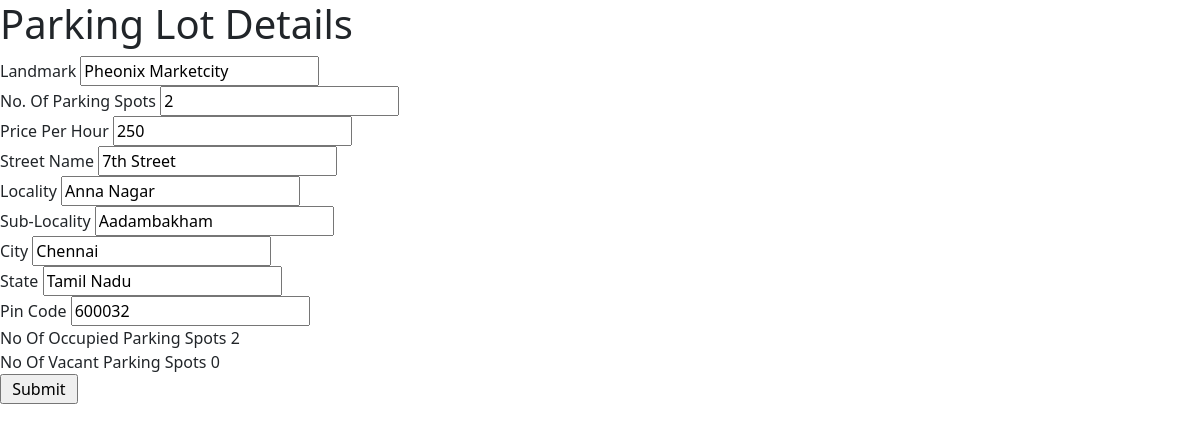
The page /admin/dashboard/action (signed in) on the database as committed earlier.
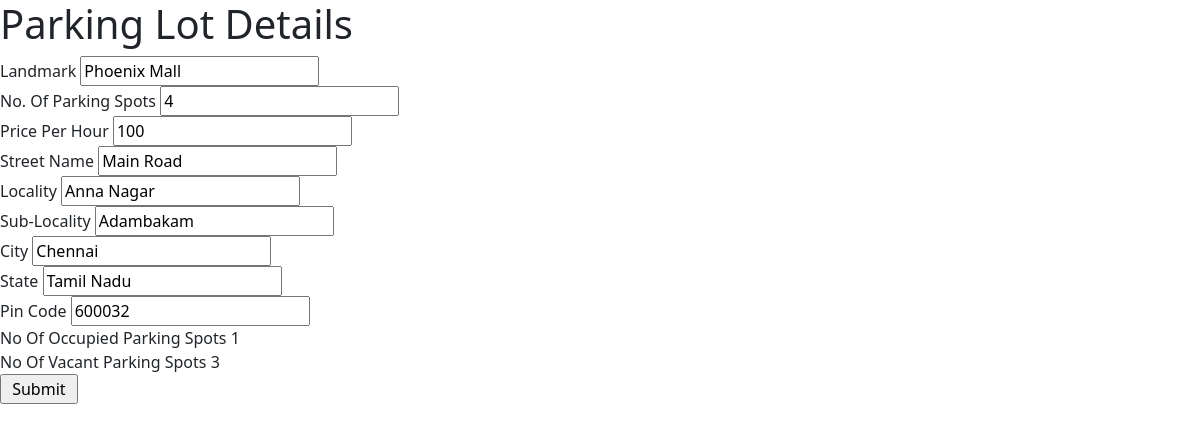
The same page on the database as committed later.
### models/parkingInfo.py (models this page shows)
class ParkingLot(db.Model) :
    __tablename__ = "parkinglot"
    id = db.Column(db.Integer, primary_key = True, autoincrement = True)
    landmark = db.Column(db.String)
    noOfParkingSpots = db.Column(db.Integer)
    pricePerHr = db.Column(db.Integer)
    addressId = db.Column(db.Integer, db.ForeignKey("address.id"))
    address = db.relationship("Address", uselist = False, backref = "parkingLot")
    parkingSpots = db.relationship("ParkingSpot", backref = "parkingLot") #parking lot and parking spot is 1 - M

### models/userInfo.py (models this page shows)
class Address(db.Model) :
    __tablename__ = "address"
    id = db.Column(db.Integer, primary_key = True, autoincrement = True)
    streetName = db.Column(db.String)
    locality = db.Column(db.String)
    subLocality = db.Column(db.String)
    city = db.Column(db.String)
    state = db.Column(db.String)
    pinCode = db.Column(db.String)

### controllers/adminDashboard.py (the view, shortened to what this page needs)
@adminbp.route("/dashboard/action", methods = ["GET", "POST"])
def parkingLotAction() :
    id = session.get("id")
    action = session.get("action")
    if id is not None :
        parkingLot = getParkingLot(id)
    else :
        address = Address(streetName = "", locality = "", subLocality = "", city = "", state = "", pinCode = "")
        parkingLot = ParkingLot(landmark = "", noOfParkingSpots = 0, pricePerHr = 0)
        parkingLot.address = address
    noOfOccupiedParkingSpots = len((db.session.execute(db.select(ParkingSpot).filter_by(status = True, parkingLotId = id)).scalars().all()))
    noOfVacantParkingSpots = len((db.session.execute(db.select(ParkingSpot).filter_by(status = False, parkingLotId = id)).scalars().all()))
    if request.method == "GET" :
        return render_template("parkingLotAction.html", action = action, pl = parkingLot, noops = noOfOccupiedParkingSpots, novps = noOfVacantParkingSpots)

### controllers/adminDashboard.py (called while the page is built)
@adminbp.before_request
def restrict() :
    if session.get("type") != "admin" :
        return redirect(url_for("general.signIn"))

def getParkingLot(id) :
    return db.session.execute(db.select(ParkingLot).filter_by(id = id)).scalars().first()

### templates/parkingLotAction.html (shortened to what this page needs)
<!DOCTYPE html>
<html>
    <head>
        <link rel = "stylesheet" href = "/static/bootstrap/css/bootstrap.min.css"/>
        <link rel = "stylesheet" href = "/static/css/style.css"/>
    </head>
    <body>
        <h1>
        </h1>
        <form method = "POST" action = "/admin/dashboard/action">
            <div>
                <label>
                    Landmark
                </label>
                <input type = "text" name = "la" value = "{{ pl.landmark }}" {% if action == "details" %} readonly {% endif %}/>
            </div>
            <div>
                <label>
                    No. Of Parking Spots
                </label>
                <input type = "text" name = "nps" value = "{{ pl.noOfParkingSpots }}" {% if action == "details" %} readonly {% endif %}/>
            </div>
            <div>
                <label>
                    Price Per Hour
                </label>
                <input type = "text" name = "pph" value = "{{ pl.pricePerHr }}" {% if action == "details" %} readonly {% endif %}/>
            </div>
            <div>
                <label>
                    Street Name
                </label>
                <input type = "text" name = "n" value = "{{ pl.address.streetName }}" {% if action == "details" %} readonly {% endif %}/>
            </div>
            <div>
                <label>
                    Locality
                </label>
                <input type = "text" name = "l" value = "{{ pl.address.locality }}" {% if action == "details" %} readonly {% endif %}/>
            </div>
            <div>
                <label>
                    Sub-Locality
                </label>
                <input type = "text" name = "sl" value = "{{ pl.address.subLocality }}" {% if action == "details" %} readonly {% endif %}/>
            </div>
            <div>
                <label>
                    City
                </label>
                <input type = "text" name = "c" value = "{{ pl.address.city }}" {% if action == "details" %} readonly {% endif %}/>
            </div>
            <div>
                <label>
                    State
                </label>
                <input type = "text" name = "s" value = "{{ pl.address.state }}" {% if action == "details" %} readonly {% endif %}/>
            </div>
            <div>
                <label>
                    Pin Code
                </label>
                <input type = "text" name = "p" value = "{{ pl.address.pinCode }}" {% if action == "details" %} readonly {% endif %}/>
            </div>
            <div>
                <label>
                    No Of Occupied Parking Spots {{ noops }}
                </label>
            </div>
            <div>
                <label>
                    No Of Vacant Parking Spots {{ novps }}
                </label>
            </div>
            <div>
                <input type = "submit" value = "{% if action == 'details' %} Back {% else %} Submit {% endif %}"/>
            </div>
        </form>
    </body>
</html>

Rows that differ between the two databases and show on the page:
changed ParkingLot: la "Pheonix Marketcity" → "Phoenix Mall"; nps "2" → "4"; pph "250" → "100"
changed Address "Anna Nagar": n "7th Street" → "Main Road"; sl "Aadambakham" → "Adambakam"
Other text that changed with them:
{{ noops }}: "2" → "1"
{{ novps }}: "0" → "3"
